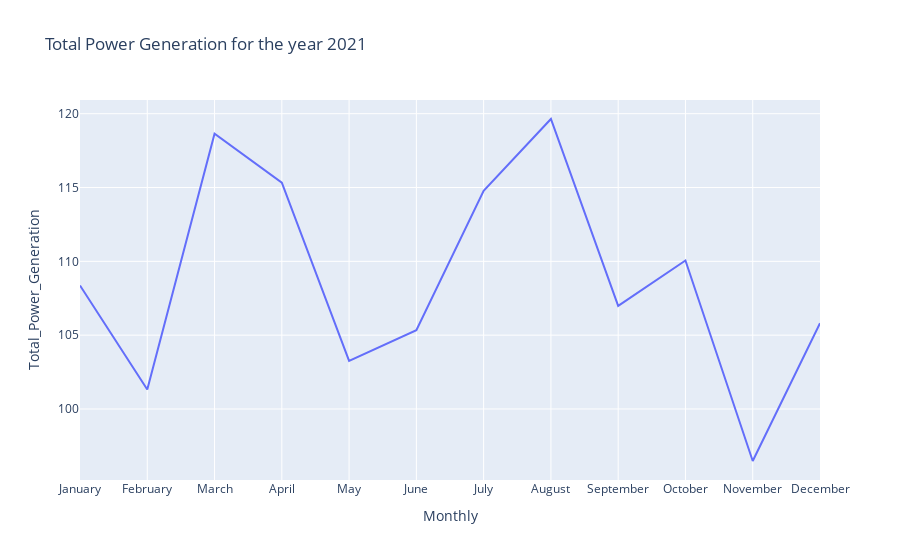

Notebook code cell kept with this figure:
### Code cell
fig = px.line(year_2021, x='Monthly', y='Total_Power_Generation', title='Total Power Generation for the year 2021')
fig.show()

### Figure 1 — Plotly figure (JSON) as saved in the notebook; plotly's stock layout.template omitted (floating-point values rounded to 4 significant figures)
{"data": [{"hovertemplate": "Monthly=%{x}<br>Total_Power_Generation=%{y}<extra></extra>", "legendgroup": "", "line": {"color": "#636efa", "dash": "solid"}, "marker": {"symbol": "circle"}, "mode": "lines", "name": "", "orientation": "v", "showlegend": false, "type": "scatter", "x": ["January", "February", "March", "April", "May", "June", "July", "August", "September", "October", "November", "December"], "xaxis": "x", "y": [108.4, 101.3, 118.6, 115.3, 103.3, 105.3, 114.8, 119.6, 107.0, 110.1, 96.48, 105.8], "yaxis": "y"}], "layout": {"legend": {"tracegroupgap": 0}, "title": {"text": "Total Power Generation for the year 2021"}, "xaxis": {"anchor": "y", "domain": [0, 1], "title": {"text": "Monthly"}}, "yaxis": {"anchor": "x", "domain": [0, 1], "title": {"text": "Total_Power_Generation"}}}}
